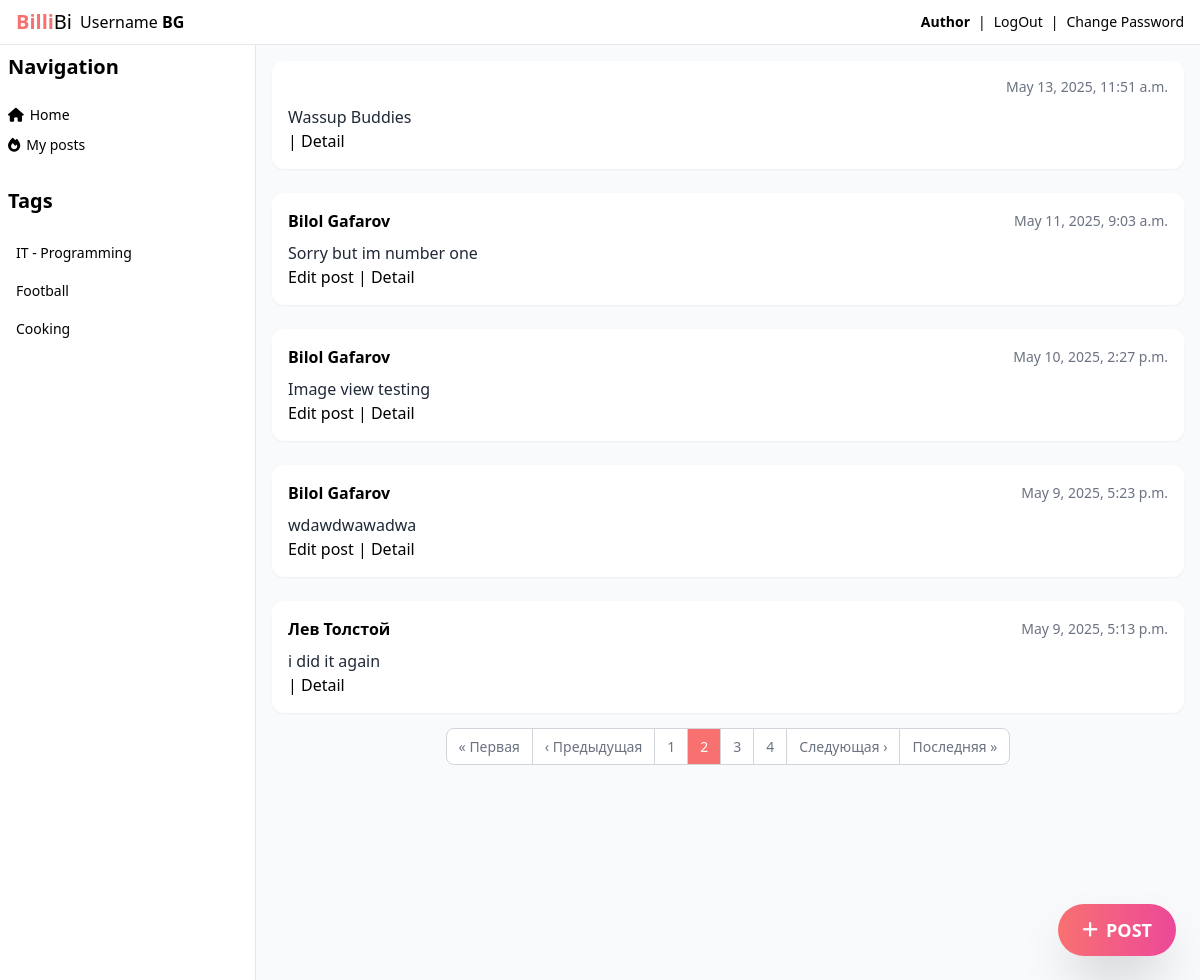
Page /?page=2 (signed in) on the committed database.
### posts/models.py (models this page shows, shortened)
class Post(models.Model):
    text = models.TextField()
    pub_date = models.DateTimeField(auto_now_add=True)
    post_image = models.ImageField(
        'Img',
        upload_to='yatube/',
        blank=True,
        null=True,
        help_text='Upload your image if you want'
    )
    author = models.ForeignKey(
        User,
        on_delete=models.CASCADE,
        related_name='posts'
    )
    group = models.ForeignKey(
        "Group",
        on_delete=models.SET_NULL,
        blank=True,
        null=True
    )

### posts/views.py (the view)
    def check_user(request, *args, **kwargs,):
        if request.user.is_authenticated:
            return func(request, *args, **kwargs)
        return redirect('/auth/login/')

### posts/views.py (called while the page is built)
def authorized_only(func):
    def check_user(request, *args, **kwargs,):
        if request.user.is_authenticated:
            return func(request, *args, **kwargs)
        return redirect('/auth/login/')
    return check_user

@cache_page(60)
@authorized_only
def index(request):
    posts = Post.objects.all().order_by('-pub_date')
    paginator = Paginator(posts, 5)
    page_number = request.GET.get('page')
    page_obj = paginator.get_page(page_number)
    context = {
        'page_obj': page_obj,
    }
    return render(request, 'posts/index.html', context, content_type='text/html', status=200)

### posts/templates/posts/index.html (shortened to what this page needs)
{% load static %}
<!DOCTYPE html>
<html lang="en">
<head>
  <script src="https://cdn.tailwindcss.com"></script>
  <link rel="stylesheet" href="https://cdnjs.cloudflare.com/ajax/libs/font-awesome/6.7.2/css/all.min.css"/>
</head>
<body class="bg-gray-50">
  <header class="px-4 py-2 flex items-center justify-between border-b bg-white">
    <div class="flex items-center gap-2">
      <a href="{% url 'index' %}"><h1 class="text-xl"><span class="text-red-400 font-bold">Billi</span>Bi</h1></a>
      <h1>Username <strong>{{ user.username }}</strong></h1>
    </div>
    <div class="flex items-center gap-2 text-sm">
      <strong><h1><a href="{% url 'about:me' %}">Author</a></h1></strong>
      |
      <a href="{% url 'users:logged_out' %}">LogOut</a>
      |
        <a href="{% url 'users:password_change_form' %}">Change Password</a>
    </div>
  </header>
  <div class="flex">
    <aside id="sidebar" class="px-2 py-2 flex-col gap-2 text-center text-lg border-r w-64 h-screen bg-white hidden md:flex">
      <h1 class="text-xl text-left font-bold mb-4">Navigation</h1>
      <div class="flex flex-col gap-2.5">
        <a href="{% url 'index' %}" class="flex items-center gap-1.5 text-sm hover:text-red-500"><i class="fa-solid fa-home"></i>Home</a>
        <a href="/{{ user.id }}/posts/" class="flex items-center gap-1.5 text-sm hover:text-red-500"><i class="fa-solid fa-fire"></i>My posts</a>
      </div>
      {% load cache %}
      {% cache 20 Tags %}
        <h1 class="text-xl text-left font-bold mb-4 mt-6">Tags</h1>
        <div class="flex flex-col gap-2.5">
          <a href="{% url 'group_post' slug='IT' %}" class="transition-all duration-300 px-2 py-1 rounded-sm hover:bg-gray-100 text-left text-sm">IT - Programming {{ count_posts_it }}</a>
          <a href="{% url 'group_post' slug='Sport' %}" class="transition-all duration-300 px-2 py-1 rounded-sm hover:bg-gray-100 text-left text-sm">Football {{ count_posts_it }}</a>
          <a href="#" class="transition-all duration-300 px-2 py-1 rounded-sm hover:bg-gray-100 text-left text-sm">Cooking</a>
        </div>
      {% endcache %}
    </aside>
    <main class="grow p-4">
    {% block content %}
      {% for post in page_obj %}
        <article class="bg-white p-4 rounded-xl shadow-sm mb-6">
          <div class="flex justify-between items-center mb-2">
            <span class="font-semibold">{{ post.author.get_full_name }}</span>
            <span class="text-gray-500 text-sm">{{ post.pub_date }}</span>
          </div>
          <p class="text-gray-800">{{ post.text }}</p>
          {% if post.author.id == user.id %}
            <a href="{{ post.id }}/edit/">Edit post</a>
          {% endif %}
          |
          <a href="{{ post.id }}/post_detail/">Detail</a>
        </article>
      {% empty %}
        <p>No posts available.</p>
      {% endfor %}
      {% if page_obj.has_other_pages %}
      <nav aria-label="Page navigation" class="flex justify-center mt-6">
        <ul class="inline-flex items-center -space-x-px text-sm">
          {% if page_obj.has_previous %}
            <li>
              <a href="?page=1" class="px-3 py-2 ml-0 leading-tight text-gray-500 bg-white border border-gray-300 rounded-l-lg hover:bg-gray-100 hover:text-gray-700">« Первая</a>
            </li>
            <li>
              <a href="?page={{ page_obj.previous_page_number }}" class="px-3 py-2 leading-tight text-gray-500 bg-white border border-gray-300 hover:bg-gray-100 hover:text-gray-700">‹ Предыдущая</a>
            </li>
          {% endif %}
          {% for i in page_obj.paginator.page_range %}
            {% if i == page_obj.number %}
              <li>
                <span class="px-3 py-2 leading-tight text-white bg-red-400 border border-gray-300">{{ i }}</span>
              </li>
            {% elif i >= page_obj.number|add:"-2" and i <= page_obj.number|add:"2" %}
              <li>
                <a href="?page={{ i }}" class="px-3 py-2 leading-tight text-gray-500 bg-white border border-gray-300 hover:bg-gray-100 hover:text-gray-700">{{ i }}</a>
              </li>
            {% endif %}
          {% endfor %}
          {% if page_obj.has_next %}
            <li>
              <a href="?page={{ page_obj.next_page_number }}" class="px-3 py-2 leading-tight text-gray-500 bg-white border border-gray-300 hover:bg-gray-100 hover:text-gray-700">Следующая ›</a>
            </li>
            <li>
              <a href="?page={{ page_obj.paginator.num_pages }}" class="px-3 py-2 leading-tight text-gray-500 bg-white border border-gray-300 rounded-r-lg hover:bg-gray-100 hover:text-gray-700">Последняя »</a>
            </li>
          {% endif %}
        </ul>
      </nav>
    {% endif %}
    {% endblock %}
  <a href="{% url 'post_create' %}"
  class="fixed bottom-6 right-6 bg-gradient-to-r from-red-400 to-pink-500 hover:from-red-500 hover:to-pink-600 text-white font-bold py-3 px-6 rounded-full shadow-2xl text-lg flex items-center gap-2 transition-all duration-300">
  <i class="fa-solid fa-plus"></i> POST
  </a>
    </main>
  </div>
</body>
</html>

### rows in the picture
Post: pub_date "May 13, 2025, 11:51 a.m.", text "Wassup Buddies"
Post: author.get_full_name "Bilol Gafarov", pub_date "May 11, 2025, 9:03 a.m.", text "Sorry but im number one"
Post: author.get_full_name "Bilol Gafarov", pub_date "May 10, 2025, 2:27 p.m.", text "Image view testing"
Post: author.get_full_name "Bilol Gafarov", pub_date "May 9, 2025, 5:23 p.m.", text "wdawdwawadwa"
Post: author.get_full_name "Лев Толстой", pub_date "May 9, 2025, 5:13 p.m.", text "i did it again"

### other values in the picture
{{ user.username }} "BG"
{{ i }} "1" "3" "4"
{{ i }} "2"
